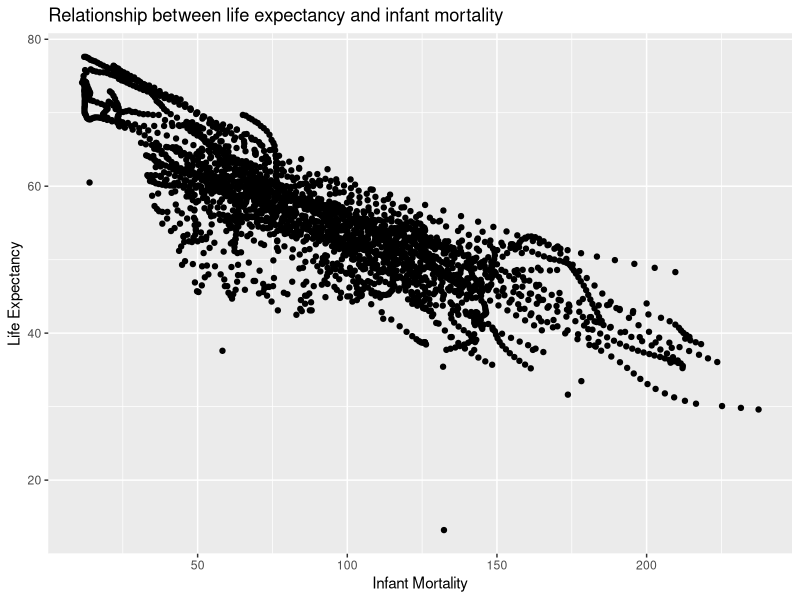
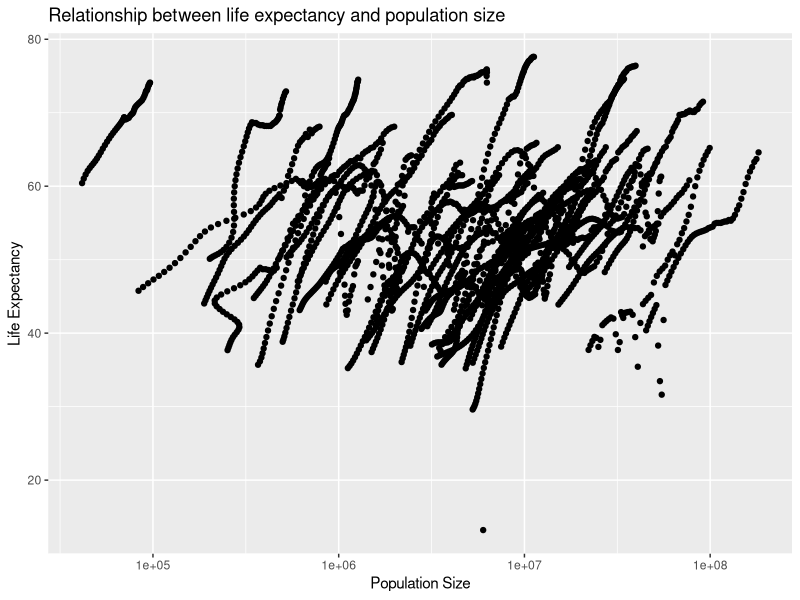
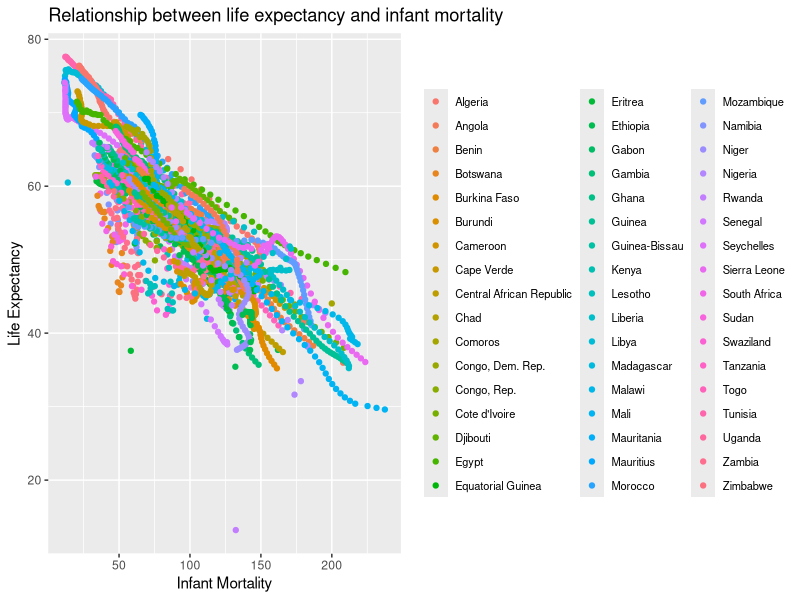
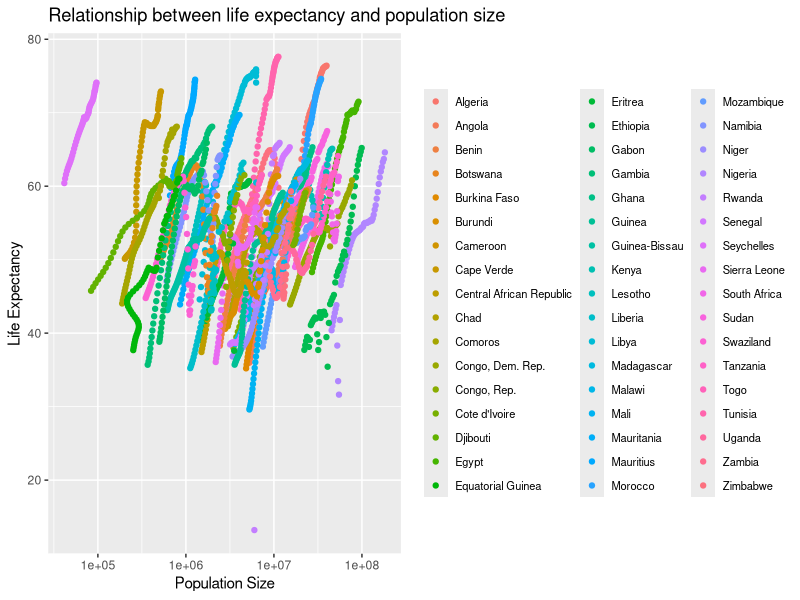
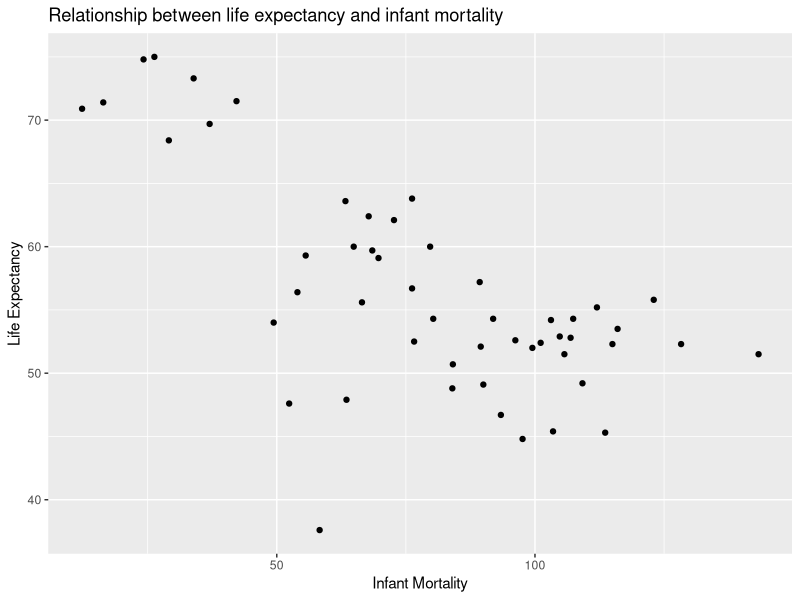
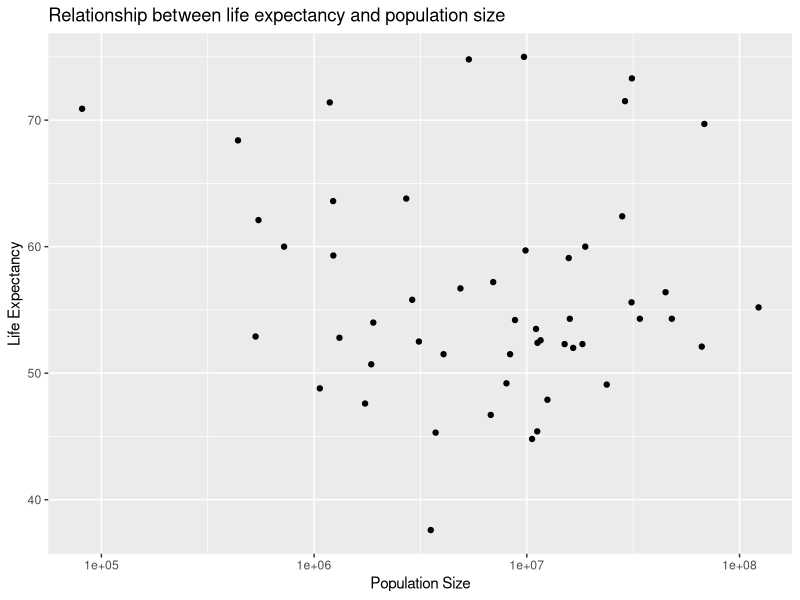

These charts were generated, in order, by the following R code:
## ---- chunk 1
# load package
library(dslabs)
#look at help file for gapminder data
help(gapminder)
#get an overview of data structure
str(gapminder)
#get a summary of data
summary(gapminder)
#determine the type of object gapminder is
class(gapminder)
## ---- chunk 2
#assign only the African countries to a new object/variable called africadata
africadata <- gapminder[gapminder$continent == "Africa", ]

# Check the structure of the africadata object
str(africadata)

# Check the summary of the africadata object
summary(africadata)
## ---- chunk 3
# Create an object containing only 'infant_mortality' and 'life_expectancy'
infant_life <- africadata[, c("infant_mortality", "life_expectancy")]

# Check the structure of 'infant_life'
str(infant_life)

# Check the summary of 'infant_life'
summary(infant_life)

# Create an object containing only 'population' and 'life_expectancy'
pop_life <- africadata[, c("population", "life_expectancy")]

# Check the structure of 'pop_life'
str(pop_life)

# Check the summary of 'pop_life'
summary(pop_life)
## ---- chunk 4
#load package
library(ggplot2)

#plot life expectancy as a function of infant mortality
ggplot(infant_life, aes(x = infant_mortality, y = life_expectancy)) +
  geom_point() +
  labs(title = "Relationship between life expectancy and infant mortality",
       x = "Infant Mortality",
       y = "Life Expectancy")

#plot life expectancy as a function of population size
ggplot(pop_life, aes(x = population, y = life_expectancy)) +
  geom_point() +
  scale_x_log10() +  # set x-axis to log scale
  labs(title = "Relationship between life expectancy and population size",
       x = "Population Size",
       y = "Life Expectancy")

## ---- chunk 5
#plot life expectancy as a function of infant mortality, with different colors for each country
ggplot(infant_life, aes(x = infant_mortality, y = life_expectancy, color = africadata$country)) +
  geom_point() +  
  labs(title = "Relationship between life expectancy and infant mortality",
       x = "Infant Mortality",
       y = "Life Expectancy") +
  theme(legend.title = element_blank(),  # adjust legend
        legend.text = element_text(size = 8))

#plot life expectancy as a function of population size, with different colors for each country
ggplot(pop_life, aes(x = population, y = life_expectancy, color = africadata$country)) +
  geom_point() +  
  scale_x_log10() +  # set x-axis to log scale
  labs(title = "Relationship between life expectancy and population size",
       x = "Population Size",
       y = "Life Expectancy") +
  theme(legend.title = element_blank(),  # adjust legend
        legend.text = element_text(size = 8))
## ---- chunk 6
#check which years have missing data for infant mortality
missing_data_years <- africadata[is.na(africadata$infant_mortality), "year"]
table(missing_data_years)  # count of missing data per year

# Extract data for the year 2000
data_2000 <- africadata[africadata$year == 2000, ]

# Check the structure and summary
str(data_2000)
summary(data_2000)

## ---- chunk 7
#plot life expectancy as a function of infant mortality
ggplot(data_2000, aes(x = infant_mortality, y = life_expectancy)) +
  geom_point() +
  labs(title = "Relationship between life expectancy and infant mortality",
       x = "Infant Mortality",
       y = "Life Expectancy")

#plot life expectancy as a function of population size
ggplot(data_2000, aes(x = population, y = life_expectancy)) +
  geom_point() +
  scale_x_log10() +  # set x-axis to log scale
  labs(title = "Relationship between life expectancy and population size",
       x = "Population Size",
       y = "Life Expectancy")

## ---- chunk 8
#fit linear model with infant mortality as the predictor for life expectancy
fit1 <- lm(life_expectancy ~ infant_mortality, data = data_2000)

#fit linear model with population size as the predictor for life expectancy
fit2 <- lm(life_expectancy ~ population, data = data_2000)

# Display the summary of both models
summary(fit1)  
summary(fit2)  
